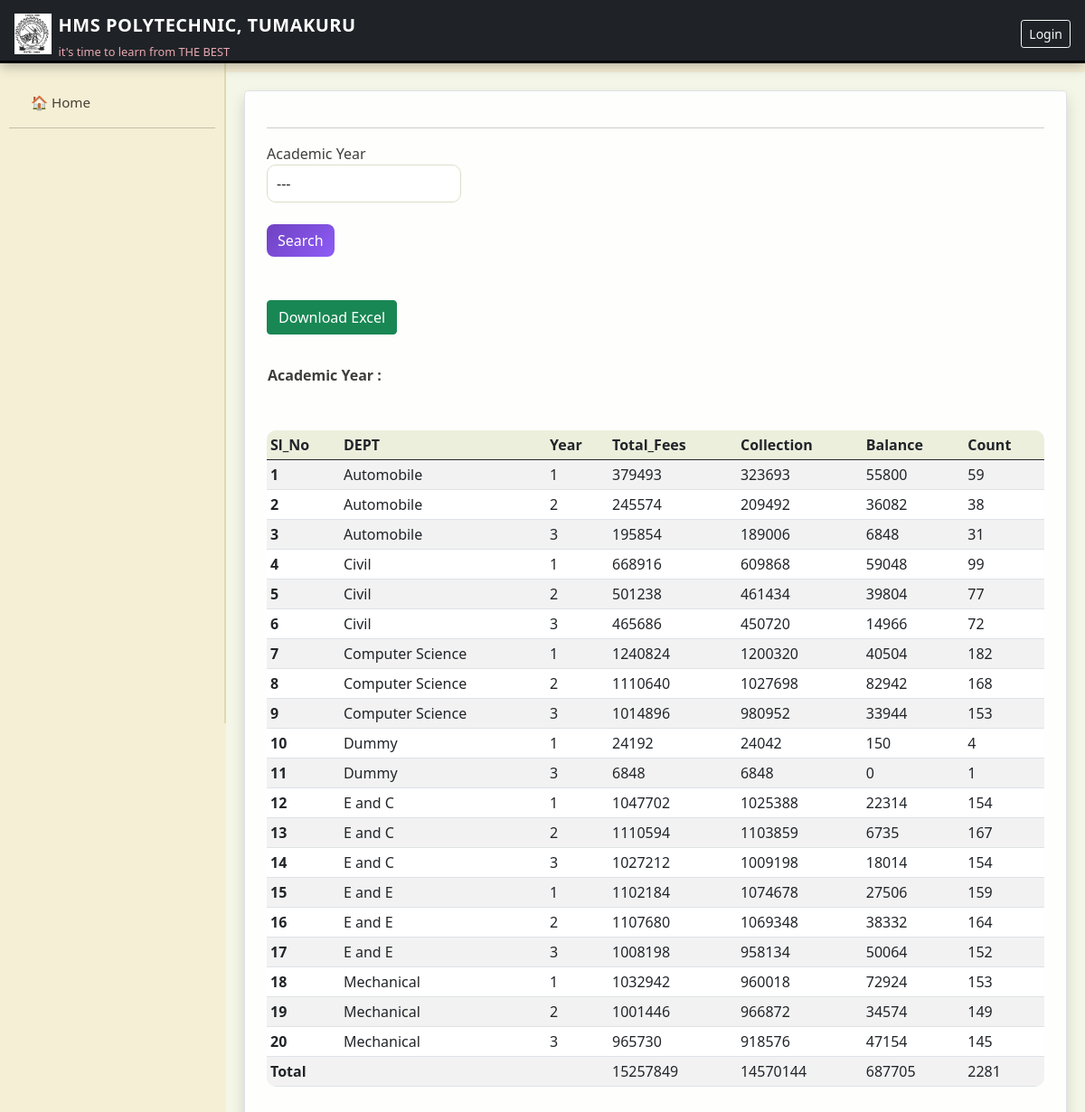
Screenshot of /abstract with the database file from the repository.
### accounts/models.py (models this page shows, shortened)
class Student(models.Model):
    roll_no=models.CharField(max_length=15,primary_key=True)
    roll_no2=models.CharField(max_length=15,unique=True,null=True)
    admission_year=models.IntegerField(default=2023)
    name=models.CharField(max_length=30)
    gender=models.CharField(max_length=2,default="M",choices=(('M','M'),('F','F')))
    dep=models.CharField(max_length=20,choices=department_choices)
    category=models.CharField(max_length=20,choices=category_choices,default="Others")
    sub_category=models.CharField(max_length=20,choices=sub_category_choices,default="--")
    student_phone_number=models.CharField(max_length=20,default="12345")
    parent_name=models.CharField(max_length=30,default="abcde")
    parent_phone_number=models.CharField(max_length=20,default="12345")
    student_image=models.FileField(default="default.jpg")
    application_number=models.CharField(max_length=20,default="000000000")
    cancel_admission=models.BooleanField(default=False)
    year_completed=models.IntegerField(default=0)
    merit_no = models.CharField(max_length=20, default="NA")
    Is_lateral = models.BooleanField(default=False)

### accounts/views.py (the view)
# urls.py: path('abstract',views.abstract,name="abstract"),
def abstract(request):
    m={}
    total,collection,balance=0,0,0
    if request.method=="POST":
        academic_year=request.POST.get('academic_year')
        for i in Fees_Details.objects.filter(is_detained=False):
            if (i.academic_year.academic_year==academic_year or academic_year=="---") and (i.student.cancel_admission==False) and i.year!=0:
                if (i.student.dep,i.year) in m:
                    m[(i.student.dep,i.year)][0]+=i.total_fees
                    m[(i.student.dep,i.year)][1]+=i.collection
                    m[(i.student.dep,i.year)][2]+=i.balance
                    m[(i.student.dep,i.year)][3]+=1
                else:
                    m[(i.student.dep,i.year)]=[i.total_fees,i.collection,i.balance,1]
        l=[]
        for i in m:
            l.append([i[0],i[1],m[i][0],m[i][1],m[i][2],m[i][3]])
        l.sort()
        abst_list=[]
        c=1
        total_students=0
        for i in l:
            obj=Abst(c,i[0],i[1],i[2],i[3],i[4],i[5])
            total+=i[2]
            collection+=i[3]
            balance+=i[4]
            total_students+=i[5]
            c+=1
            abst_list.append(obj)
        abst_list.append(Abst("Total","","",total,collection,balance,total_students))
        year_list=Academic_Year.objects.all().order_by('-academic_year')
        context={'abst_list':abst_list,'year_list':year_list,'total':total,'collection':collection,'balance':balance,'academic_year':academic_year}
        return render(request,'abstract.html',context)
    else:
        m={}
        l=[]
        for i in Fees_Details.objects.filter(is_detained=False):
            if (i.student.cancel_admission==False) and i.year!=0:
                if (i.student.dep,i.year) in m:
                        m[(i.student.dep,i.year)][0]+=i.total_fees
                        m[(i.student.dep,i.year)][1]+=i.collection
                        m[(i.student.dep,i.year)][2]+=i.balance
                        m[(i.student.dep,i.year)][3]+=1
                else:
                    m[(i.student.dep,i.year)]=[i.total_fees,i.collection,i.balance,1]
        for i in m:
            l.append([i[0],i[1],m[i][0],m[i][1],m[i][2],m[i][3]])
        l.sort()
        abst_list=[]
        c=1
        total_students=0
        for i in l:
            obj=Abst(c,i[0],i[1],i[2],i[3],i[4],i[5])
            total+=i[2]
            collection+=i[3]
            balance+=i[4]
            total_students+=i[5]
            c+=1
            abst_list.append(obj)
        abst_list.append(Abst("Total","","",total,collection,balance,total_students))
        year_list=Academic_Year.objects.all().order_by('-academic_year')
        context={'abst_list':abst_list,'year_list':year_list,'total':total,'collection':collection,'balance':balance}
        return render(request,'abstract.html',context)

### templates/abstract.html (shortened to what this page needs)
{% extends "base.html" %}
{% load static %}
{% block content %}
{% load accounts_extras %}
  <div class="shadow border rounded p-4 bg-light">
    <hr>
    <form method="post" id="searchForm">
      <table >
          <div class="col-3">
            <label for="exampleFormControlSelect1">Academic Year</label>
            <select class="form-control" name="academic_year" id="academicYearSelect">
              <option value="---">---</option>
            </select>
          </div>
          <div class="col-4">
            <br>
            <input class="btn btn-primary" type="submit" value="Search" onclick="validateForm()">
          </div>
        </div>
    <br>
    <br>
    {% if abst_list %}
    <div class="table-responsive">
          <button id="downloadexcel" class="btn btn-success mb-2">
            Download Excel
        </button>
      <br><br>
      <table>
      <tr>
        <th >Academic Year : {{academic_year}}</th>
      </tr>
    </table>
      <br><br>
      <table id="example-table" class="table table-striped table-sm">
        <thead>
          <tr>
            <th scope="col">Sl_No</th>
            <th scope="col">DEPT</th>
            <th scope="col">Year</th>
            <th scope="col">Total_Fees</th>
            <th scope="col">Collection</th>
            <th scope="col">Balance</th>
            <th scope="col">Count</th>
          </tr>
        </thead>
        <tbody>
          {% for file in abst_list  %}
            <tr>
              <td scope="col"> <b>{{ file.sl_no }} </b></td>
              <td scope="col" >{{ file.dept }}</td>
              <td scope="col" >{{ file.year }}</td>
              <td scope="col">{{ file.demand }}</td>
              <td scope="col">{{ file.collection }}</td>
              <td scope="col">{{ file.balance }}</td>
              <td scope="col">{{ file.count }}</td>
            </tr>
          {% endfor %}
        </tbody>
      </table>
    </div>
    {% else %}
      <div class="fs-4">No records found</div>
    {% endif %}
  {% endblock %}

### templates/base.html (style rules this page uses)
body { background-color: #f5efd6 !important; color: #3e3e3e; font-family: 'Segoe UI', Tahoma, sans-serif; }
.card, .bg-light { background: rgba(255,255,255,0.9) !important; backdrop-filter: blur(6px); border: 1px solid rgba(0,0,0,0.08); border-radius: 16px; box-shadow: 0 6px 18px rgba(0,0,0,0.08), 0 2px 4px rgba(0,0,0,0.05); }
.table { background-color: #ffffff !important; border-radius: 10px; overflow: hidden; }
.table thead { background-color: #ecefdc !important; }
.form-control, .form-select { background-color: #ffffff !important; border: 1px solid #dcdcc8; border-radius: 10px; padding: 8px 10px; }
.btn-primary { background: linear-gradient(135deg, #6f42c1, #8e5cf7); border: none; border-radius: 8px; font-weight: 500; }
.btn-success { background-color: #198754; }

### rows the page displays
Student: dept "Automobile"
Student: dept "Automobile"
Student: dept "Automobile"
Student: dept "Civil"
Student: dept "Civil"
Student: dept "Civil"
Student: dept "Computer Science"
Student: dept "Computer Science"
Student: dept "Computer Science"
Student: dept "Dummy"
Student: dept "Dummy"
Student: dept "E and C"
Student: dept "E and C"
Student: dept "E and C"
Student: dept "E and E"
Student: dept "E and E"
Student: dept "E and E"
Student: dept "Mechanical"
Student: dept "Mechanical"
Student: dept "Mechanical"

### other values shown
{{ file.sl_no }} "1" "2" "3" "4" "5" "6" "7" "8" "9" "10" "11" "12" "13" "14" "15" "16" "17" "18" "19" "20" "Total"
{{ file.year }} "1" "2" "3" "1" "2" "3" "1" "2" "3" "1" "3" "1" "2" "3" "1" "2" "3" "1" "2" "3"
{{ file.demand }} "379493" "245574" "195854" "668916" "501238" "465686" "1240824" "1110640" "1014896" "24192" "6848" "1047702" "1110594" "1027212" "1102184" "1107680" "1008198" "1032942" "1001446" "965730" "15257849"
{{ file.collection }} "323693" "209492" "189006" "609868" "461434" "450720" "1200320" "1027698" "980952" "24042" "6848" "1025388" "1103859" "1009198" "1074678" "1069348" "958134" "960018" "966872" "918576" "14570144"
{{ file.balance }} "55800" "36082" "6848" "59048" "39804" "14966" "40504" "82942" "33944" "150" "0" "22314" "6735" "18014" "27506" "38332" "50064" "72924" "34574" "47154" "687705"
{{ file.count }} "59" "38" "31" "99" "77" "72" "182" "168" "153" "4" "1" "154" "167" "154" "159" "164" "152" "153" "149" "145" "2281"
